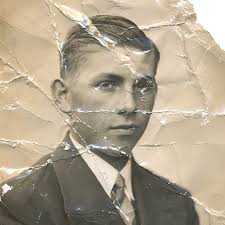
#> input picture Images/old.jpeg, 225 x 225 px, found by its file name
$ python task-04.py
#> lines starting #> are read from the running program, lines starting #| are printed output that depends on the picture
import cv2
import numpy as np
import matplotlib.pyplot as plt

# Load the scanned old photograph
old_photo = cv2.imread("C:\\Users\\sraja\\OneDrive\\Documents\\Srajan\\Machine_Vision\\Images\\old.jpeg")
#> old_photo is the input picture: shape (225, 225, 3); mean B, G, R 142.2, 163.4, 176
plt.imshow(cv2.cvtColor(old_photo, cv2.COLOR_BGR2RGB))
plt.title('Scanned Old Photograph')
plt.show()


# Coordinates of key points on the distorted old photograph
distorted_points = np.array([[80, 120], [450, 120], [80, 350], [450, 350]])


# Corresponding coordinates in the reference image
reference_points = np.array([[100, 100], [500, 100], [100, 400], [500, 400]])

# Compute the transformation matrix
transformation_matrix = cv2.getPerspectiveTransform(distorted_points.astype(np.float32), reference_points.astype(np.float32))

# Apply the transformation to the old photograph
rectified_photo = cv2.warpPerspective(old_photo, transformation_matrix, (600, 600))
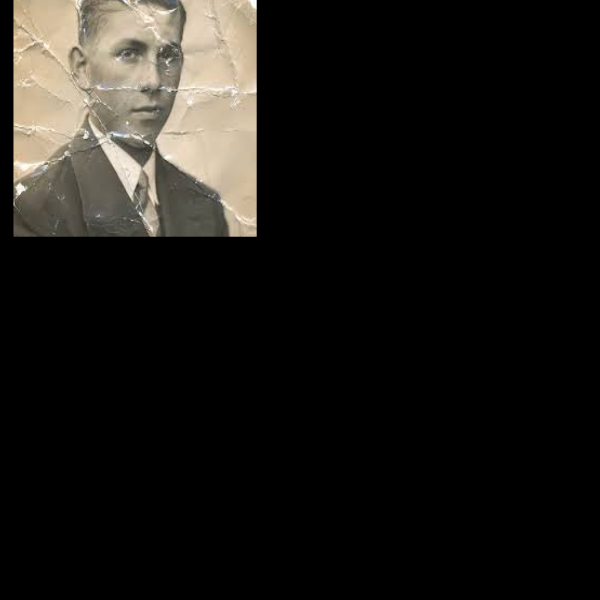
#> rectified_photo: shape (600, 600, 3); mean B, G, R 21.9, 25.3, 27.2

# Apply transformation with bilinear interpolation
rectified_photo_bilinear = cv2.warpPerspective(old_photo, transformation_matrix, (600, 600), flags=cv2.INTER_LINEAR)

# Display the original and rectified images
plt.subplot(1, 2, 1)
plt.imshow(cv2.cvtColor(old_photo, cv2.COLOR_BGR2RGB))
plt.title('Original Scanned Photograph')

plt.subplot(1, 2, 2)
plt.imshow(cv2.cvtColor(rectified_photo_bilinear, cv2.COLOR_BGR2RGB))
plt.title('Rectified Photograph')
plt.show()
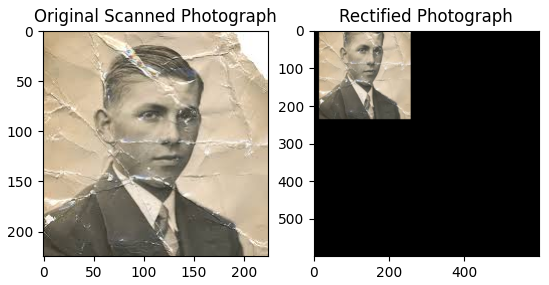
#> figure drawn by matplotlib, 2 panels
